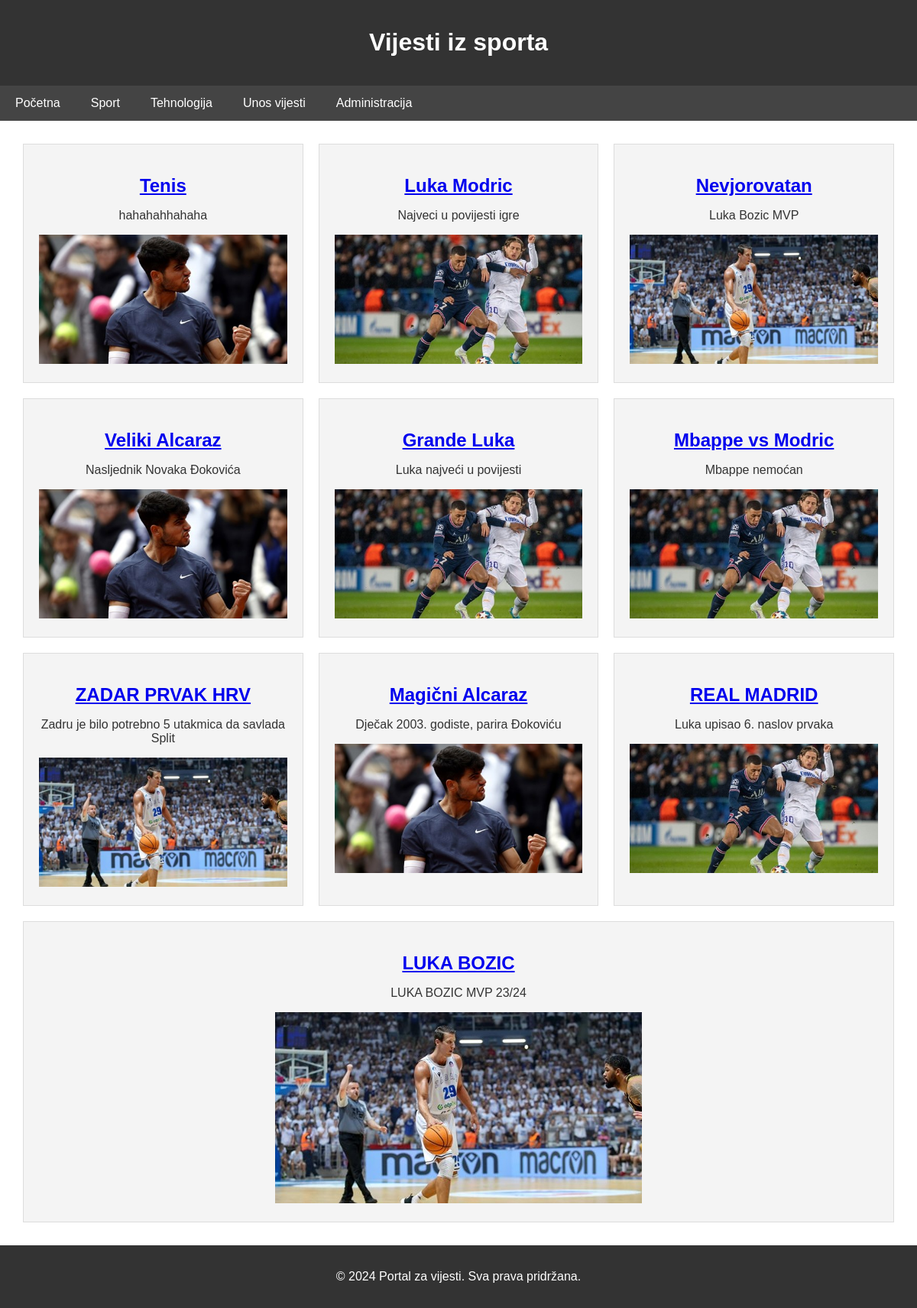
Screenshot of /sport.php with the database file from the repository.
### tables this page shows
CREATE TABLE `vijesti` (
  `id` int(11) NOT NULL,
  `title` varchar(255) NOT NULL,
  `description` text NOT NULL,
  `category` varchar(100) NOT NULL,
  `image_path` varchar(255) NOT NULL,
  `created_at` timestamp NOT NULL DEFAULT current_timestamp()
);

### sport.php (the view, shortened to what this page needs)
<!DOCTYPE html>
<html lang="hr">
<head>
</head>
<body>
    <header>
        <h1>Vijesti iz sporta</h1>
    </header>
    <nav>
        <ul>
            <li><a href="index.php">Početna</a></li>
            <li><a href="sport.php">Sport</a></li>
            <li><a href="tehnologija.php">Tehnologija</a></li>
            <li><a href="unos.html">Unos vijesti</a></li>
            <li><a href="administrator.php">Administracija</a></li>
        </ul>
    </nav>
    <main>
        <section class="news-container">
            <?php
            require 'config.php';
            $sql = "SELECT * FROM vijesti WHERE category='sport' ORDER BY created_at DESC";
            $result = $conn->query($sql);
            if ($result->num_rows > 0) {
                while ($row = $result->fetch_assoc()) {
                    echo "<div class='news-item'>";
                    echo "<h2><a href='vijest.php?id=" . $row['id'] . "'>" . $row['title'] . "</a></h2>";
                    echo "<p>" . $row['description'] . "</p>";
                    if (!empty($row['image_path'])) {
                        echo "<div class='news-image'><img src='" . $row['image_path'] . "' alt='" . $row['title'] . "'></div>";
                    }
                    echo "</div>";
                }
            } else {
                echo "<p>Nema vijesti za prikazati.</p>";
            }
            ?>
        </section>
    </main>
    <footer>
        <p>&copy; 2024 Portal za vijesti. Sva prava pridržana.</p>
    </footer>
</body>
</html>

### sport.php (style rules this page uses)
body { font-family: Arial, sans-serif; margin: 0; padding: 0; }
header { background-color: #333; color: #fff; text-align: center; padding: 1rem 0; }
nav ul { list-style-type: none; padding: 0; margin: 0; background-color: #444; overflow: hidden; }
nav ul li { float: left; }
nav ul li a { display: block; color: white; text-align: center; padding: 14px 20px; text-decoration: none; }
.news-container { display: flex; flex-wrap: wrap; justify-content: center; padding: 20px; }
.news-item { flex: 1 1 30%; box-sizing: border-box; margin: 10px; padding: 20px; background-color: #f4f4f4; border: 1px solid #ddd; text-align: center; }
.news-item img { max-width: 100%; height: auto; }
.news-item h2 { font-size: 1.5rem; margin-bottom: 10px; }
.news-item p { font-size: 1rem; color: #333; }
footer { text-align: center; padding: 1rem 0; background-color: #333; color: #fff; }

### rows the page displays
vijesti: title "Tenis", description "hahahahhahaha", image_path (picture)
vijesti: title "Luka Modric", description "Najveci u povijesti igre", image_path (picture)
vijesti: title "Nevjorovatan", description "Luka Bozic MVP", image_path (picture)
vijesti: title "Veliki Alcaraz", description "Nasljednik Novaka Đokovića", image_path (picture)
vijesti: title "Grande Luka", description "Luka najveći u povijesti", image_path (picture)
vijesti: title "Mbappe vs Modric", description "Mbappe nemoćan", image_path (picture)
vijesti: title "ZADAR PRVAK HRV", description "Zadru je bilo potrebno 5 utakmica da savlada Split", image_path (picture)
vijesti: title "Magični Alcaraz", description "Dječak 2003. godiste, parira Đokoviću", image_path (picture)
vijesti: title "REAL MADRID", description "Luka upisao 6. naslov prvaka", image_path (picture)
vijesti: title "LUKA BOZIC", description "LUKA BOZIC MVP 23/24", image_path (picture)
